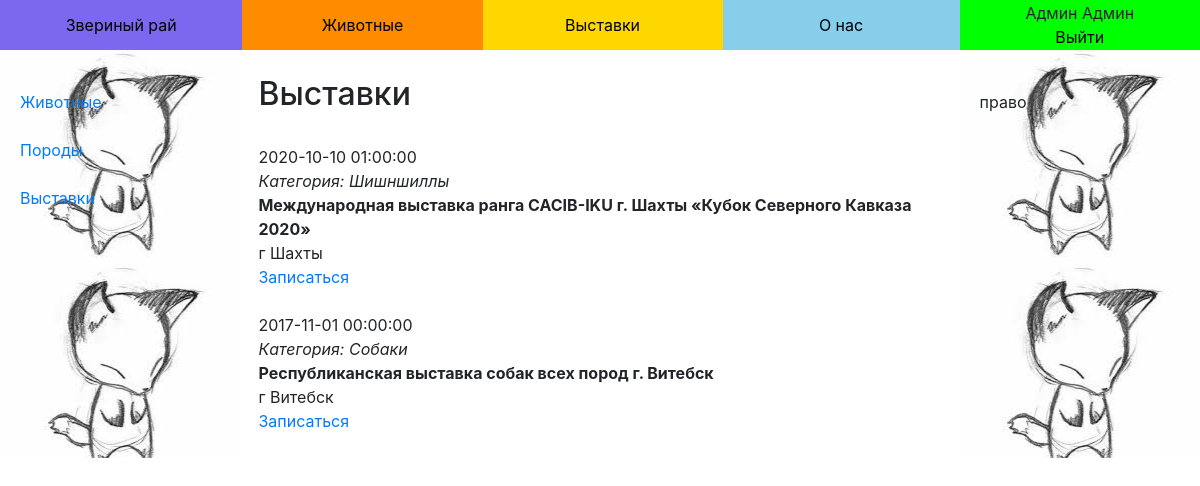
/exhibitions (signed in), run on the app's committed database.
### data/users.py (models this page shows, shortened)
class User(SqlAlchemyBase, UserMixin, CRUDMixin):
    __tablename__ = 'users'
    first_name = sqlalchemy.Column(sqlalchemy.String)
    last_name = sqlalchemy.Column(sqlalchemy.String)
    email = sqlalchemy.Column(sqlalchemy.String, index=True, unique=True)
    hashed_password = sqlalchemy.Column(sqlalchemy.String)
    role_id = sqlalchemy.Column(sqlalchemy.Integer)
    fillable = ['first_name', 'last_name', 'email']
    @property
    def is_admin(self):
        return self.role_id == ADMIN_ROLE

### data/exhibitions.py (models this page shows)
class Exhibition(SqlAlchemyBase, CRUDMixin):
    __tablename__ = 'exhibitions'
    name = sqlalchemy.Column(sqlalchemy.String)
    address = sqlalchemy.Column(sqlalchemy.String)
    date = sqlalchemy.Column(sqlalchemy.DateTime)
    about = sqlalchemy.Column(sqlalchemy.String, nullable=True)
    animal_id = sqlalchemy.Column(sqlalchemy.Integer, sqlalchemy.ForeignKey("animals.id"))
    animal = orm.relation('Animal')

### data/animals.py (models this page shows)
class Animal(SqlAlchemyBase, CRUDMixin):
    __tablename__ = 'animals'
    name = sqlalchemy.Column(sqlalchemy.String)
    breeds = orm.relation("Breed", backref="animals")

### routes/public.py (the view)
@public.route('/exhibitions')
def exhibitions():
    all_exhibitions = Exhibition.query().order_by(Exhibition.date.desc()).all()
    return render_template('exhibitions.html', title='Выставки', exhibitions=all_exhibitions)

### data/mixins.py (called while the page is built)
    @classmethod
    def query(cls):
        return cls._db_session().query(cls)

    @classmethod
    def get(cls, id):
        return cls.query().get(id)

    @classmethod
    def _db_session(cls):
        if not hasattr(cls, 'db_session'):
            cls.db_session = db_session()
        return cls.db_session

### routes/utils.py (called while the page is built)
def user_loader(user_id):
    return User.get(user_id)

### templates/exhibitions.html
{% extends "base.html" %}
{% block content %}
    <h2>{{title}}</h2><br>
    {% for exhibition in exhibitions %}
        <div>
            {{ exhibition.date }} <br>
            <i>Категория: {{ exhibition.animal.name }}</i> <br>
            <b>{{ exhibition.name }}</b> <br>
            {{ exhibition.address }} <br>
            <a href="">Записаться</a>
        </div>
        <br>
    {% endfor %}
{% endblock %}

### templates/base.html (shortened to what this page needs)
<!DOCTYPE html>
<html lang="en">
  <head>
    <link rel="stylesheet"
          href="https://stackpath.bootstrapcdn.com/bootstrap/4.4.1/css/bootstrap.min.css"
 />
  </head>
  <body bgcolor="Khaki">
    <table width="100%" align="center">
      <tr id="menu">
        <td width="250px" height="50px" bgcolor="#7B68EE" align="center"><a href="/">Звериный рай</a></td>
        <td width="250px" height="50px" bgcolor="#FF8C00" align="center"><a href="{{ url_for('public.animals') }}"> Животные</a></td>
        <td width="250px" height="50px" bgcolor="#FFD700" align="center"><a href="{{ url_for('public.exhibitions') }}"> Выставки</a></td>
        <td width="250px" height="50px" bgcolor="#87CEEB" align="center"><a href="/about">О нас</a></td>
        <td width="250px" height="50px" bgcolor="#00FF00" align="center">
          {% if current_user.is_authenticated %}
            {{ current_user.first_name }} {{ current_user.last_name }}<br>
            <a href="/logout">Выйти</a>
          {% else %}
            <a href="/login">Вход</a> / <a href="/register">Регистрация</a>
          {% endif %}
        </td>
      </tr>
        <tr>
        <td class="field">
          {% if current_user.is_authenticated %}
            {% if current_user.is_admin %}
              <a href="{{url_for('admin.animals_view')}}">Животные</a><br><br>
              <a href="{{url_for('admin.breeds_view')}}">Породы</a><br><br>
              <a href="{{url_for('admin.exhibitions_view')}}">Выставки</a>
            {% else %}
              <a href="">Мои животные</a><br><br>
              <a href="">Мои выставки</a>
            {% endif %}
          {% endif %}
        </td>
        <td colspan="3" valign="top">
          <br>
          <main role="main" class="container">
              {% block content %} {% endblock %}
          </main>
        </td>
        <td class="field">
          право
        </td>
      </tr>
    </table>
  </body>
</html>

### templates/base.html (style rules this page uses)
body { margin: 0; padding: 0 }
#menu a { color: #000 }
.field { background: url(/static/images/field_bg.jpg) 50% 0; width: 250px; vertical-align: top; padding: 40px 20px }

### data on the page
User: first_name "Админ", last_name "Админ"
Exhibition: date "2020-10-10 01:00:00", animal.name "Шишншиллы", name "Международная выставка ранга CACIB-IKU г. Шахты «Кубок Северного Кавказа 2020»", address "г Шахты"
Exhibition: date "2017-11-01 00:00:00", animal.name "Собаки", name "Республиканская выставка собак всех пород г. Витебск", address "г Витебск"

### other printed values
{{ title }} "Выставки"
